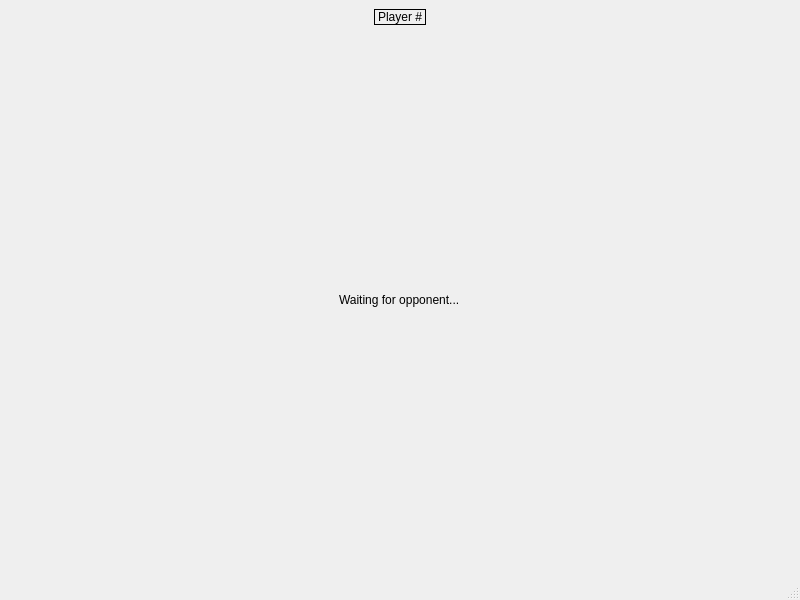
<?xml version="1.0" encoding="UTF-8"?>
<ui version="4.0">
 <class>PlayerWindow</class>
 <widget class="QMainWindow" name="PlayerWindow">
  <property name="geometry">
   <rect>
    <x>0</x>
    <y>0</y>
    <width>800</width>
    <height>600</height>
   </rect>
  </property>
  <property name="windowTitle">
   <string>MainWindow</string>
  </property>
  <widget class="QWidget" name="centralwidget">
   <layout class="QVBoxLayout" name="verticalLayout" stretch="0,1,0,1">
    <item alignment="Qt::AlignHCenter">
     <widget class="QLabel" name="player_label">
      <property name="frameShape">
       <enum>QFrame::Box</enum>
      </property>
      <property name="text">
       <string>Player #</string>
      </property>
     </widget>
    </item>
    <item>
     <widget class="PlaceShips" name="place_ships" native="true"/>
    </item>
    <item alignment="Qt::AlignHCenter">
     <widget class="QLabel" name="wait_label">
      <property name="text">
       <string>Waiting for opponent...</string>
      </property>
     </widget>
    </item>
    <item>
     <widget class="fight" name="player_fight" native="true"/>
    </item>
   </layout>
  </widget>
  <widget class="QMenuBar" name="menubar">
   <property name="geometry">
    <rect>
     <x>0</x>
     <y>0</y>
     <width>800</width>
     <height>22</height>
    </rect>
   </property>
  </widget>
  <widget class="QStatusBar" name="statusbar"/>
 </widget>
 <customwidgets>
  <customwidget>
   <class>PlaceShips</class>
   <extends>QWidget</extends>
   <header>placeships.h</header>
   <container>1</container>
  </customwidget>
  <customwidget>
   <class>fight</class>
   <extends>QWidget</extends>
   <header>fight.h</header>
   <container>1</container>
  </customwidget>
 </customwidgets>
 <resources/>
 <connections/>
</ui>
